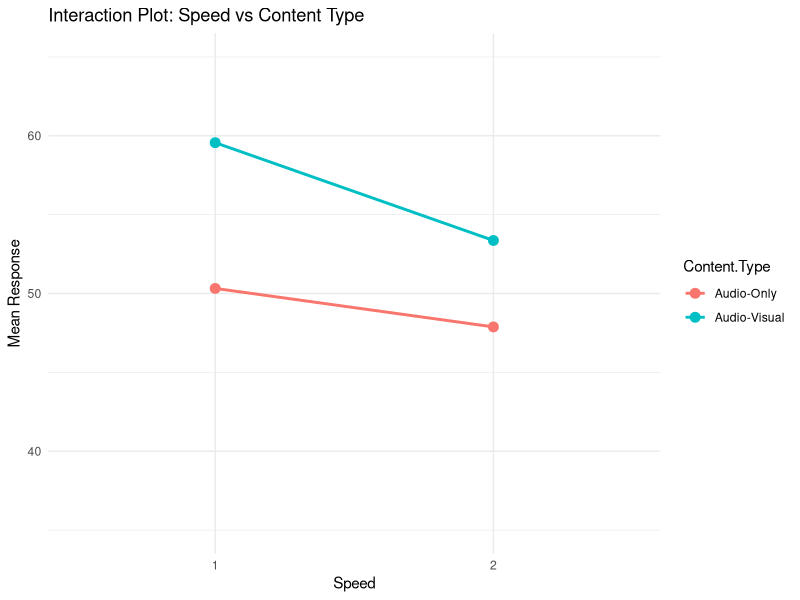
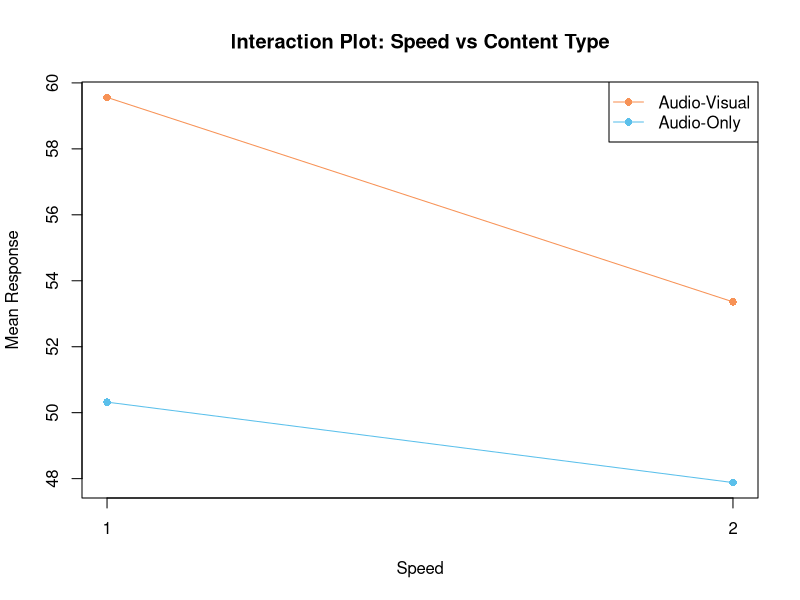
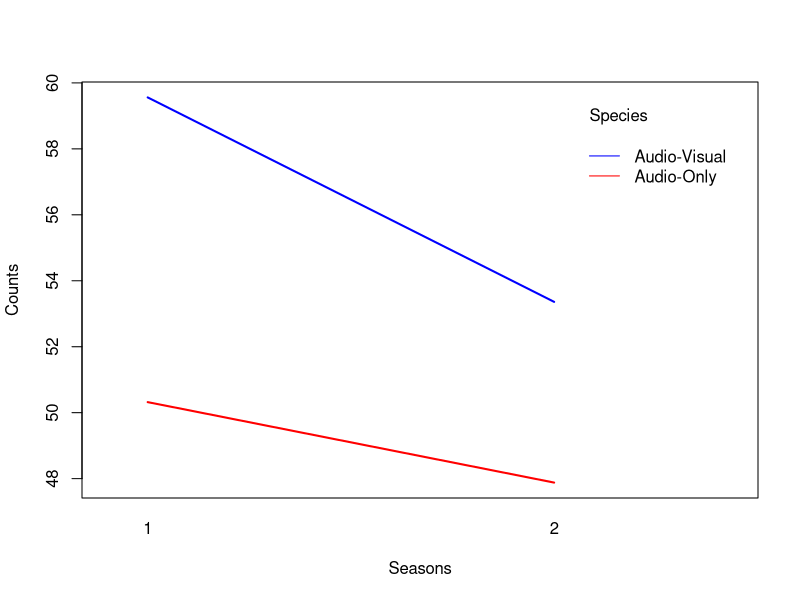

Write R code to recreate these figures, in order.
## ---- chunk 1
library(emmeans)
data <- data <- read.csv("Exp2DataPlayback.csv")
model <- aov(Accuracy ~ Speed*Content.Type, data = data)
## ---- chunk 2

model_reg <- lm(Accuracy ~ Content.Type * Speed, data = data)

means <- emmeans(model_reg, ~Content.Type * Speed)

means
## ---- chunk 3

contrast(means,
         list(
           c1 = c(-1,1,-1,1)/2, # AV - AO
           c2 = c(1,1,-1,-1)/2 # 2x - 1x
         ),
         by = NULL, side = ">")

## ---- chunk 4

# For AV - AO = 0

0.0003*2

# For 1 - 2 = 0

0.0209 * 2
## ---- chunk 5
contrast(means,
         list(
           c3 = c(-1, 1, 1,-1) # interaction
         ),
         by = NULL)

## ---- chunk 6
head(data)
## ---- chunk 7

means 

class(means)

## ---- chunk 8
means_data <- data.frame(means)
## ---- chunk 9
# install.packages("ggplot2")
library(ggplot2)

# Create the ggplot with interaction lines
ggplot(means_data, aes(x = factor(Speed), y = emmean, colour = Content.Type, group = Content.Type)) +
  geom_point(size = 3) +     # Add points for each Content Type
  geom_line(linewidth = 1) +      # Connect points with lines
  labs(title = "Interaction Plot: Speed vs Content Type",
       x = "Speed",
       y = "Mean Response") +
  scale_y_continuous(limits =c(35,65)) + # to visualse the magnitude a bit better
  theme_minimal()
## ---- chunk 10
#| code-fold: true

# Set up an empty plot
plot(means_data$Speed[means_data$Content.Type == "Audio-Visual"], 
     means_data$emmean[means_data$Content.Type == "Audio-Visual"], 
     type = "o", 
     col = "#F79256", 
     pch = 16, 
     ylim = range(means_data$emmean), 
     xlab = "Speed", 
     ylab = "Mean Response", 
     main = "Interaction Plot: Speed vs Content Type",
     xaxt = "n")

# - plot(...) initializes the graph using Speed as the x-axis and Mean Response as the y-axis.
# - The subset `means_data$Speed[means_data$ContentType == "Audio-Visual"]` extracts only Audio-Visual data to plot the first line.
# - type = "o" specifies that both points and lines should be drawn.
# - ylim = range(means_data$emmean) ensures that the y-axis spans the full range of data.
# - xaxt = "n" suppresses the default x-axis, allowing for manual customization in the next step.
# 
# Since the x-axis represents discrete categories (Speed levels), we manually specify the tick labels with the function `axis` and then we overlay the means for the Audio-Only groups with `points`. Lastly, we add a legend. 

# Add x-axis labels manually
axis(1, at = unique(as.numeric(means_data$Speed)), labels = unique(means_data$Speed))

# Add Audio-Only group
points(means_data$Speed[means_data$Content.Type == "Audio-Only"], 
       means_data$emmean[means_data$Content.Type == "Audio-Only"], 
       col = "#5BC0EB", 
       pch = 16, 
       type = "o")

# Add legend
legend("topright", legend = c("Audio-Visual", "Audio-Only"), col = c("#F79256", "#5BC0EB"), pch = 16, lty = 1)

# OR WITH BUILT IN 

interaction.plot(x.factor = means_data$Speed, #x-axis variable
                 trace.factor = means_data$Content.Type, #variable for lines
                 response = means_data$emmean, #y-axis variable
                 fun = mean, #metric to plot
                 ylab = "Counts",
                 xlab = "Seasons",
                 col = c("red", "blue"),
                 lty = 1, #line type
                 lwd = 2, #line width
                 trace.label = "Species")
